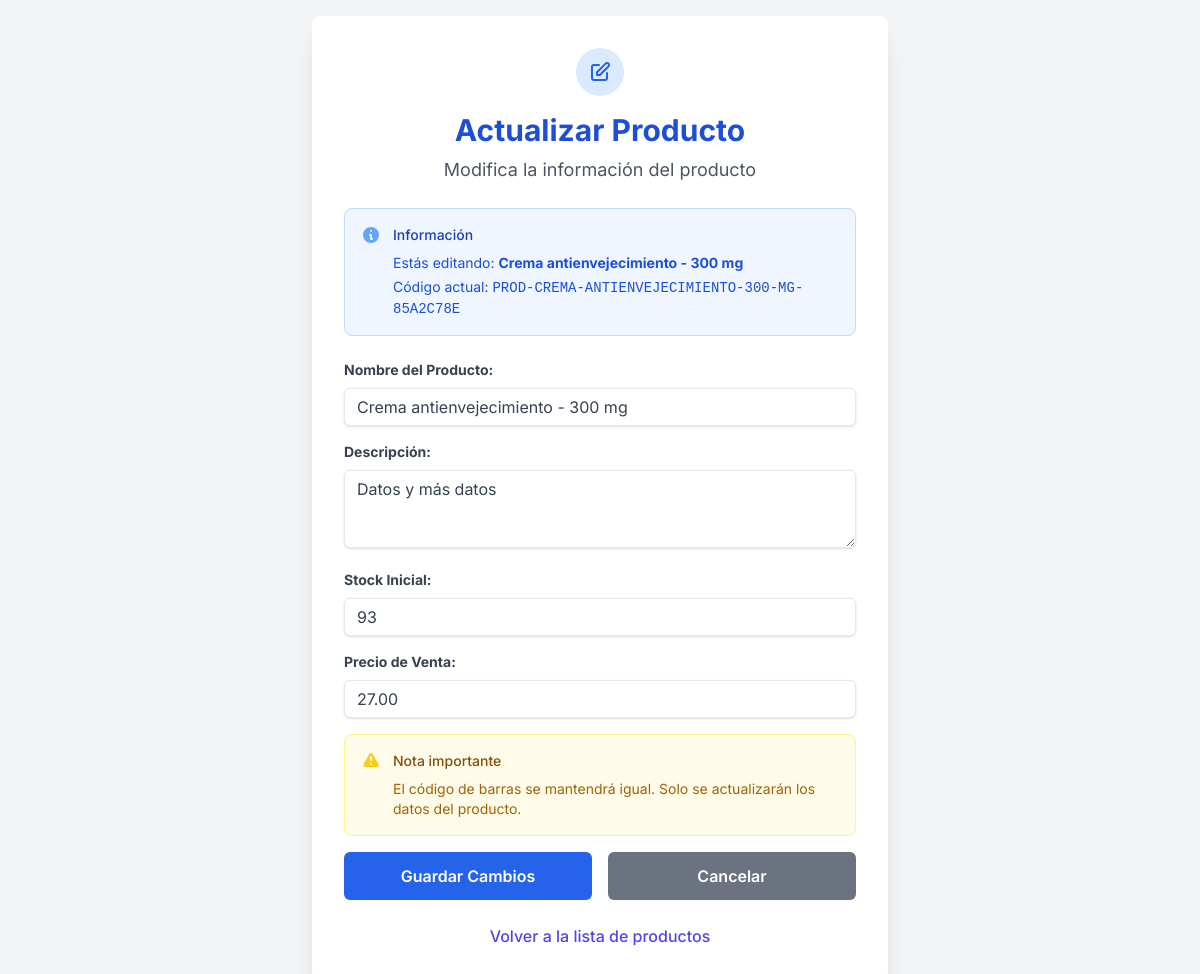
The app's page /products/4/update/ (signed in), older data.
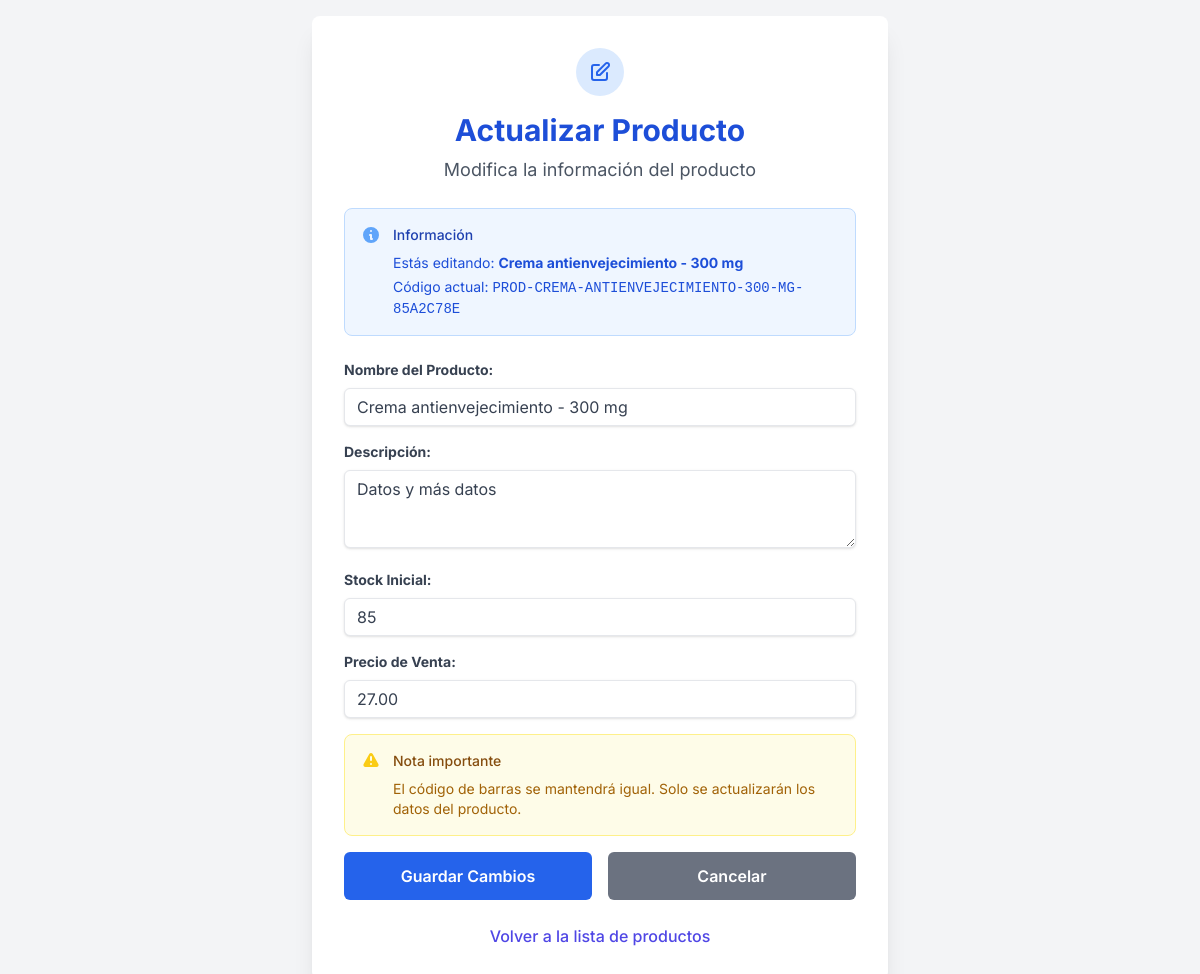
The same page, newer data.
### products/models.py (models this page shows, shortened)
class Product(models.Model):
    name = models.CharField(max_length=200, verbose_name="Nombre") # Verbose_name es el nombre legible para el usuario
    description = models.TextField(blank=True, null=True, verbose_name="Descripción")
    price = models.DecimalField(max_digits=10, decimal_places=2, verbose_name="Precio")
    stock = models.IntegerField(default=0, verbose_name="Stock")
    barcode = models.CharField(max_length=100, unique=True, verbose_name="Código de Barras")
    created_at = models.DateTimeField(auto_now_add=True, verbose_name="Fecha de Creación")
    updated_at = models.DateTimeField(auto_now=True, verbose_name="Última Actualización")
    class Meta: # Definimos los metadatos del modelo
        verbose_name = "Producto"
        verbose_name_plural = "Productos"
        ordering = ['name']

### products/views.py (the view)
# urls.py: path('<int:pk>/update/', views.product_update, name='product_update'), # Nueva URL para actualizar producto
@login_required
@user_passes_test(is_owner) # Solo el dueño puede acceder a esta vista
def product_update(request, pk):
    product = get_object_or_404(Product, pk=pk)
    if request.method == 'POST':
        form = ProductForm(request.POST, instance=product)
        if form.is_valid():
            form.save()
            return redirect('product_list')
    else:
        form = ProductForm(instance=product)
    return render(request, 'products/product_update.html', {'form': form, 'product': product})

### products/views.py (called while the page is built)
def is_owner(user):
    return user.is_superuser

### products/templates/products/product_update.html (shortened to what the changed rows need)
<!DOCTYPE html>
<html lang="es">
<head>
    <script src="https://cdn.tailwindcss.com"></script>
</head>
<body class="bg-gray-100 min-h-screen flex items-center justify-center p-4">
    <div class="max-w-xl mx-auto bg-white p-8 rounded-lg shadow-xl w-full">
        <div class="text-center mb-6">
            <h1 class="text-3xl font-bold text-blue-700 mb-2">Actualizar Producto</h1>
        </div>
        <div class="bg-blue-50 border border-blue-200 rounded-lg p-4 mb-6">
            <div class="flex">
                <div class="ml-3">
                    <div class="mt-2 text-sm text-blue-700">
                        <p>Estás editando: <strong>{{ product.name }}</strong></p>
                        <p class="mt-1">Código actual: <span class="font-mono">{{ product.barcode }}</span></p>
                    </div>
                </div>
            </div>
        </div>
        <form method="post" class="space-y-4">
            <div>
                <label for="{{ form.name.id_for_label }}" class="block text-gray-700 text-sm font-bold mb-2">{{ form.name.label }}:</label>
                {{ form.name }}
            </div>
            <div>
                <label for="{{ form.description.id_for_label }}" class="block text-gray-700 text-sm font-bold mb-2">{{ form.description.label }}:</label>
                {{ form.description }}
            </div>
            <div>
                <label for="{{ form.stock.id_for_label }}" class="block text-gray-700 text-sm font-bold mb-2">{{ form.stock.label }}:</label>
                {{ form.stock }}
            </div>
            <div>
                <label for="{{ form.price.id_for_label }}" class="block text-gray-700 text-sm font-bold mb-2">{{ form.price.label }}:</label>
                {{ form.price }}
            </div>
        </form>
    </div>
</body>
</html>

Row changes from the older to the newer data that the page shows:
changed Product "Crema antienvejecimiento - 300 mg": stock "93" → "85"
